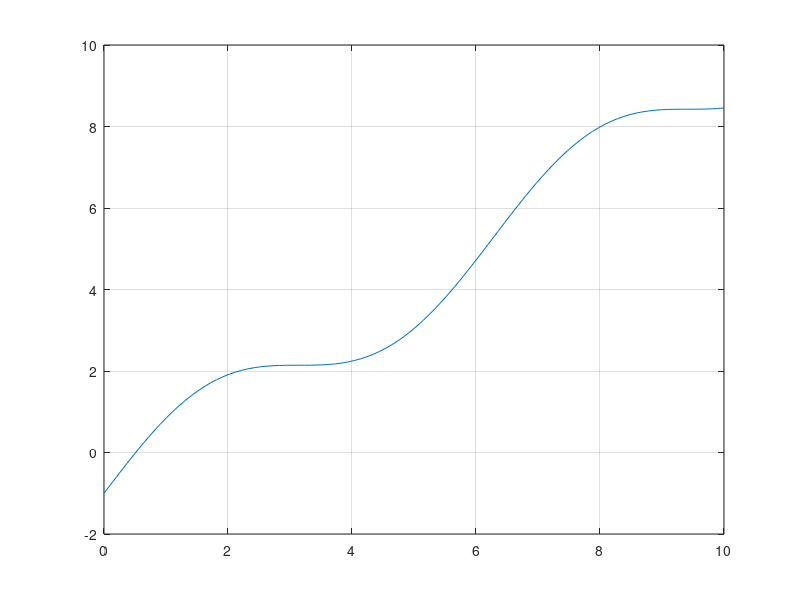
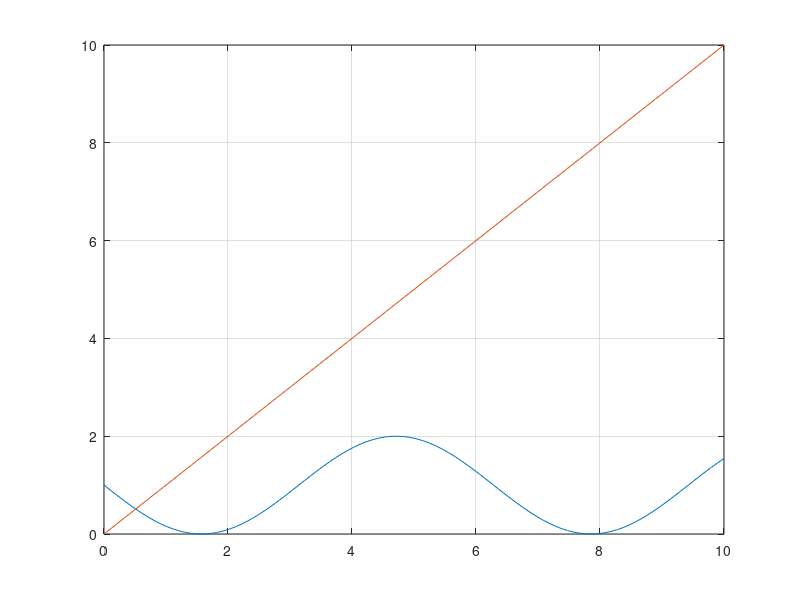

Reproduce these figures in MATLAB, in order. (Note: this script raises an error after producing the figures.)
clear all;
clc;

% DATI
f = @(x) sin(x) + x - 1;
x = linspace(0,10,100); 
toll = 10^(-8);
sol = 0.510973429388569;

% PUNTO 1
figure(1)
title("Valore di f(x)");
plot(x, f(x));
grid on;

% PUNTO 2
g = @(x) -sin(x) + 1;
h = @(x) x;

% PUNTO 3
figure(2)
plot(x, g(x));
hold on;
plot(x, h(x));
grid on

% PUNTO 4
[x, xall, iter] = puntofisso(g, 0, toll, 1000);

% PUNTO 5
err = abs(sol - xall)/abs(sol);
figure(3)
semilogy(err);